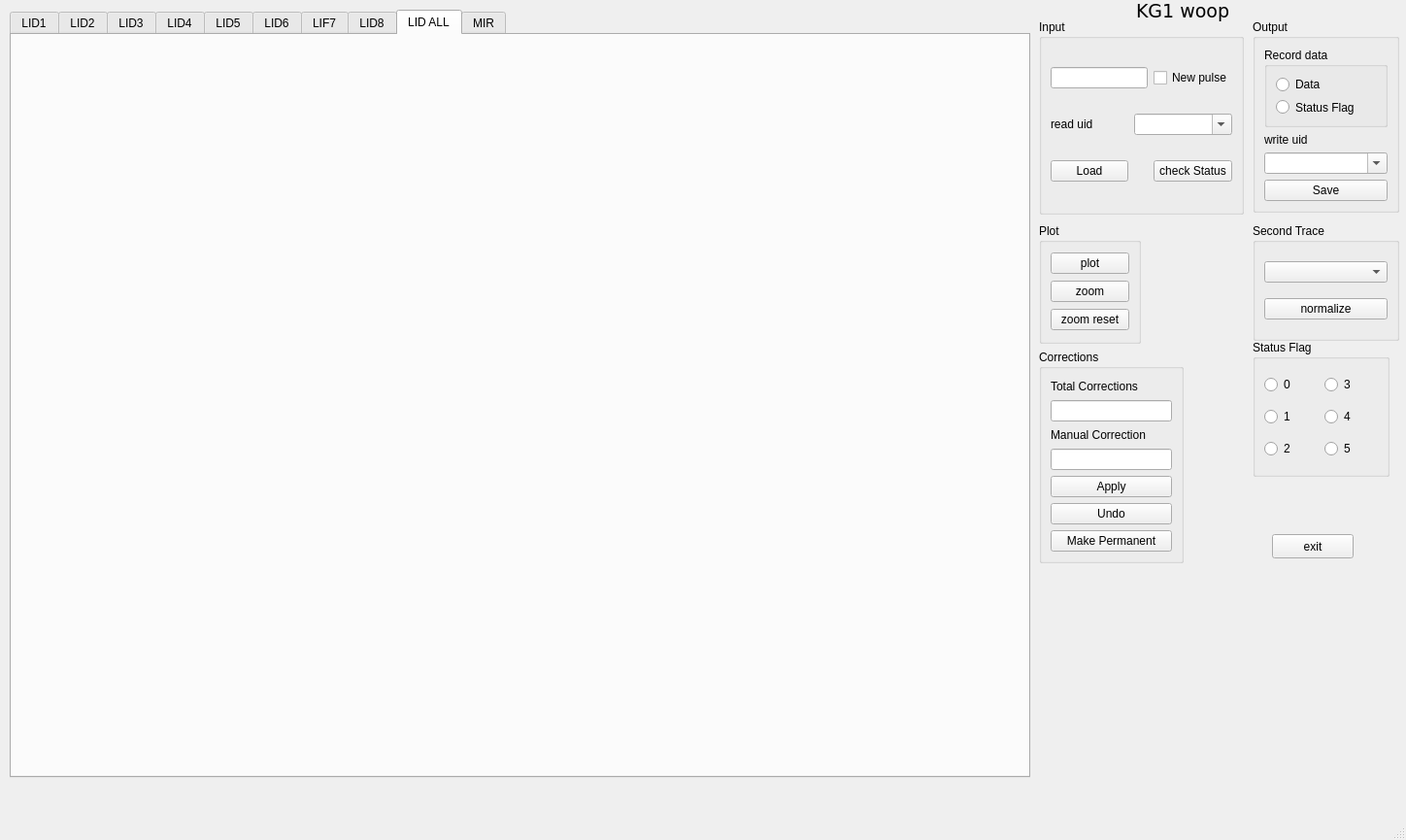
<?xml version="1.0" encoding="UTF-8"?>
<ui version="4.0">
 <class>MainWindow</class>
 <widget class="QMainWindow" name="MainWindow">
  <property name="geometry">
   <rect>
    <x>0</x>
    <y>0</y>
    <width>1448</width>
    <height>865</height>
   </rect>
  </property>
  <property name="minimumSize">
   <size>
    <width>1448</width>
    <height>865</height>
   </size>
  </property>
  <property name="windowTitle">
   <string>MainWindow</string>
  </property>
  <widget class="QWidget" name="centralwidget">
   <widget class="QLabel" name="title">
    <property name="geometry">
     <rect>
      <x>1170</x>
      <y>0</y>
      <width>171</width>
      <height>22</height>
     </rect>
    </property>
    <property name="font">
     <font>
      <family>Verdana</family>
      <pointsize>14</pointsize>
     </font>
    </property>
    <property name="text">
     <string>KG1 woop</string>
    </property>
   </widget>
   <widget class="QPushButton" name="exit_button">
    <property name="geometry">
     <rect>
      <x>1310</x>
      <y>550</y>
      <width>84</width>
      <height>25</height>
     </rect>
    </property>
    <property name="text">
     <string>exit</string>
    </property>
   </widget>
   <widget class="QGroupBox" name="groupBox">
    <property name="geometry">
     <rect>
      <x>1290</x>
      <y>20</y>
      <width>151</width>
      <height>199</height>
     </rect>
    </property>
    <property name="title">
     <string>Output</string>
    </property>
    <layout class="QGridLayout" name="gridLayout_5">
     <item row="0" column="0">
      <widget class="QGroupBox" name="groupBox_2">
       <property name="title">
        <string>Record data</string>
       </property>
       <layout class="QGridLayout" name="gridLayout_3">
        <item row="0" column="0">
         <widget class="QRadioButton" name="radioButton_storeData">
          <property name="text">
           <string>Data</string>
          </property>
         </widget>
        </item>
        <item row="1" column="0">
         <widget class="QRadioButton" name="radioButton_storeSF">
          <property name="text">
           <string>Status Flag</string>
          </property>
         </widget>
        </item>
       </layout>
      </widget>
     </item>
     <item row="1" column="0">
      <widget class="QLabel" name="label_2">
       <property name="text">
        <string>write uid</string>
       </property>
      </widget>
     </item>
     <item row="2" column="0">
      <widget class="QComboBox" name="comboBox_writeuid">
       <property name="editable">
        <bool>true</bool>
       </property>
      </widget>
     </item>
     <item row="3" column="0">
      <widget class="QPushButton" name="button_save">
       <property name="text">
        <string>Save</string>
       </property>
      </widget>
     </item>
    </layout>
   </widget>
   <widget class="QGroupBox" name="groupBox_3">
    <property name="geometry">
     <rect>
      <x>1070</x>
      <y>20</y>
      <width>211</width>
      <height>201</height>
     </rect>
    </property>
    <property name="title">
     <string>Input</string>
    </property>
    <layout class="QGridLayout" name="gridLayout">
     <item row="0" column="2">
      <widget class="QCheckBox" name="checkBox_newpulse">
       <property name="text">
        <string>New pulse</string>
       </property>
      </widget>
     </item>
     <item row="2" column="2">
      <widget class="QPushButton" name="button_check_pulse">
       <property name="text">
        <string>check Status</string>
       </property>
      </widget>
     </item>
     <item row="1" column="1" colspan="2">
      <widget class="QComboBox" name="comboBox_readuid">
       <property name="editable">
        <bool>true</bool>
       </property>
       <property name="insertPolicy">
        <enum>QComboBox::InsertAtTop</enum>
       </property>
      </widget>
     </item>
     <item row="0" column="0" colspan="2">
      <widget class="QLineEdit" name="lineEdit_jpn">
       <property name="text">
        <string/>
       </property>
      </widget>
     </item>
     <item row="2" column="0">
      <widget class="QPushButton" name="button_read_pulse">
       <property name="text">
        <string>Load</string>
       </property>
      </widget>
     </item>
     <item row="1" column="0">
      <widget class="QLabel" name="label">
       <property name="text">
        <string>read uid</string>
       </property>
      </widget>
     </item>
    </layout>
   </widget>
   <widget class="QGroupBox" name="groupBox_5">
    <property name="geometry">
     <rect>
      <x>1290</x>
      <y>230</y>
      <width>151</width>
      <height>121</height>
     </rect>
    </property>
    <property name="title">
     <string>Second Trace</string>
    </property>
    <layout class="QVBoxLayout" name="verticalLayout">
     <item>
      <widget class="QComboBox" name="comboBox_2ndtrace"/>
     </item>
     <item>
      <widget class="QPushButton" name="button_normalize">
       <property name="text">
        <string>normalize</string>
       </property>
      </widget>
     </item>
    </layout>
   </widget>
   <widget class="QGroupBox" name="groupBox_6">
    <property name="geometry">
     <rect>
      <x>1070</x>
      <y>360</y>
      <width>149</width>
      <height>220</height>
     </rect>
    </property>
    <property name="title">
     <string>Corrections</string>
    </property>
    <layout class="QGridLayout" name="gridLayout_2">
     <item row="0" column="0">
      <widget class="QLabel" name="label_3">
       <property name="text">
        <string>Total Corrections</string>
       </property>
      </widget>
     </item>
     <item row="1" column="0">
      <widget class="QLineEdit" name="lineEdit_totcorr"/>
     </item>
     <item row="2" column="0">
      <widget class="QLabel" name="label_4">
       <property name="text">
        <string>Manual Correction</string>
       </property>
      </widget>
     </item>
     <item row="3" column="0">
      <widget class="QLineEdit" name="lineEdit_mancorr"/>
     </item>
     <item row="4" column="0">
      <widget class="QPushButton" name="pushButton_apply">
       <property name="text">
        <string>Apply</string>
       </property>
      </widget>
     </item>
     <item row="5" column="0">
      <widget class="QPushButton" name="pushButton_undo">
       <property name="text">
        <string>Undo</string>
       </property>
      </widget>
     </item>
     <item row="6" column="0">
      <widget class="QPushButton" name="pushButton_makeperm">
       <property name="text">
        <string>Make Permanent</string>
       </property>
      </widget>
     </item>
    </layout>
   </widget>
   <widget class="QTabWidget" name="tabWidget">
    <property name="geometry">
     <rect>
      <x>10</x>
      <y>10</y>
      <width>1051</width>
      <height>791</height>
     </rect>
    </property>
    <property name="whatsThis">
     <string>&lt;html&gt;&lt;head/&gt;&lt;body&gt;&lt;p&gt;LID1&lt;/p&gt;&lt;/body&gt;&lt;/html&gt;</string>
    </property>
    <property name="currentIndex">
     <number>8</number>
    </property>
    <widget class="QWidget" name="tab_LID1">
     <attribute name="title">
      <string>LID1</string>
     </attribute>
     <widget class="Canvas" name="widget_LID1" native="true">
      <property name="geometry">
       <rect>
        <x>0</x>
        <y>0</y>
        <width>1041</width>
        <height>781</height>
       </rect>
      </property>
     </widget>
    </widget>
    <widget class="QWidget" name="tab_LID2">
     <attribute name="title">
      <string>LID2</string>
     </attribute>
     <widget class="Canvas" name="widget_LID2" native="true">
      <property name="geometry">
       <rect>
        <x>0</x>
        <y>0</y>
        <width>1041</width>
        <height>781</height>
       </rect>
      </property>
     </widget>
    </widget>
    <widget class="QWidget" name="tab_LID3">
     <attribute name="title">
      <string>LID3</string>
     </attribute>
     <widget class="Canvas" name="widget_LID3" native="true">
      <property name="geometry">
       <rect>
        <x>0</x>
        <y>0</y>
        <width>1041</width>
        <height>781</height>
       </rect>
      </property>
     </widget>
    </widget>
    <widget class="QWidget" name="tab_LID4">
     <attribute name="title">
      <string>LID4</string>
     </attribute>
     <widget class="Canvas" name="widget_LID4" native="true">
      <property name="geometry">
       <rect>
        <x>0</x>
        <y>0</y>
        <width>1041</width>
        <height>781</height>
       </rect>
      </property>
     </widget>
    </widget>
    <widget class="QWidget" name="tab_5">
     <attribute name="title">
      <string>LID5</string>
     </attribute>
     <widget class="Canvas" name="widget_LID5" native="true">
      <property name="geometry">
       <rect>
        <x>0</x>
        <y>0</y>
        <width>1041</width>
        <height>781</height>
       </rect>
      </property>
     </widget>
    </widget>
    <widget class="QWidget" name="tab_6">
     <attribute name="title">
      <string>LID6</string>
     </attribute>
     <widget class="Canvas" name="widget_LID6" native="true">
      <property name="geometry">
       <rect>
        <x>0</x>
        <y>0</y>
        <width>1041</width>
        <height>781</height>
       </rect>
      </property>
     </widget>
    </widget>
    <widget class="QWidget" name="tab_7">
     <attribute name="title">
      <string>LIF7</string>
     </attribute>
     <widget class="Canvas" name="widget_LID7" native="true">
      <property name="geometry">
       <rect>
        <x>0</x>
        <y>0</y>
        <width>1041</width>
        <height>781</height>
       </rect>
      </property>
     </widget>
    </widget>
    <widget class="QWidget" name="tab_8">
     <attribute name="title">
      <string>LID8</string>
     </attribute>
     <widget class="Canvas" name="widget_LID8" native="true">
      <property name="geometry">
       <rect>
        <x>0</x>
        <y>0</y>
        <width>1041</width>
        <height>781</height>
       </rect>
      </property>
     </widget>
    </widget>
    <widget class="QWidget" name="tab_9">
     <attribute name="title">
      <string>LID ALL</string>
     </attribute>
     <widget class="Canvas" name="widget_LID_ALL" native="true">
      <property name="geometry">
       <rect>
        <x>0</x>
        <y>0</y>
        <width>1041</width>
        <height>781</height>
       </rect>
      </property>
     </widget>
    </widget>
    <widget class="QWidget" name="tab_10">
     <attribute name="title">
      <string>MIR</string>
     </attribute>
     <widget class="Canvas" name="widget_MIR" native="true">
      <property name="geometry">
       <rect>
        <x>0</x>
        <y>0</y>
        <width>1041</width>
        <height>781</height>
       </rect>
      </property>
     </widget>
    </widget>
   </widget>
   <widget class="QGroupBox" name="groupBox_4">
    <property name="geometry">
     <rect>
      <x>1290</x>
      <y>350</y>
      <width>141</width>
      <height>141</height>
     </rect>
    </property>
    <property name="title">
     <string>Status Flag</string>
    </property>
    <layout class="QGridLayout" name="gridLayout_4">
     <item row="0" column="0">
      <widget class="QRadioButton" name="radioButton_statusflag_0">
       <property name="text">
        <string>0</string>
       </property>
      </widget>
     </item>
     <item row="1" column="0">
      <widget class="QRadioButton" name="radioButton_statusflag_1">
       <property name="text">
        <string>1</string>
       </property>
      </widget>
     </item>
     <item row="2" column="0">
      <widget class="QRadioButton" name="radioButton_statusflag_2">
       <property name="text">
        <string>2</string>
       </property>
      </widget>
     </item>
     <item row="0" column="1">
      <widget class="QRadioButton" name="radioButton_statusflag_3">
       <property name="text">
        <string>3</string>
       </property>
      </widget>
     </item>
     <item row="1" column="1">
      <widget class="QRadioButton" name="radioButton_statusflag_4">
       <property name="text">
        <string>4</string>
       </property>
      </widget>
     </item>
     <item row="2" column="1">
      <widget class="QRadioButton" name="radioButton_statusflag_5">
       <property name="text">
        <string>5</string>
       </property>
      </widget>
     </item>
    </layout>
   </widget>
   <widget class="QGroupBox" name="groupBox_7">
    <property name="geometry">
     <rect>
      <x>1070</x>
      <y>230</y>
      <width>105</width>
      <height>124</height>
     </rect>
    </property>
    <property name="title">
     <string>Plot</string>
    </property>
    <layout class="QGridLayout" name="gridLayout_6">
     <item row="0" column="0">
      <widget class="QPushButton" name="pushButton_plot">
       <property name="text">
        <string>plot</string>
       </property>
      </widget>
     </item>
     <item row="1" column="0">
      <widget class="QPushButton" name="pushButton_zoom">
       <property name="text">
        <string>zoom</string>
       </property>
      </widget>
     </item>
     <item row="2" column="0">
      <widget class="QPushButton" name="pushButton_reset">
       <property name="text">
        <string>zoom reset</string>
       </property>
      </widget>
     </item>
    </layout>
   </widget>
   <widget class="QWidget" name="widget" native="true">
    <property name="geometry">
     <rect>
      <x>1080</x>
      <y>610</y>
      <width>371</width>
      <height>191</height>
     </rect>
    </property>
    <zorder>tabWidget</zorder>
   </widget>
  </widget>
  <widget class="QMenuBar" name="menubar">
   <property name="geometry">
    <rect>
     <x>0</x>
     <y>0</y>
     <width>1448</width>
     <height>20</height>
    </rect>
   </property>
  </widget>
  <widget class="QStatusBar" name="statusbar"/>
 </widget>
 <customwidgets>
  <customwidget>
   <class>Canvas</class>
   <extends>QWidget</extends>
   <header>canvas.h</header>
   <container>1</container>
  </customwidget>
 </customwidgets>
 <resources/>
 <connections/>
</ui>
